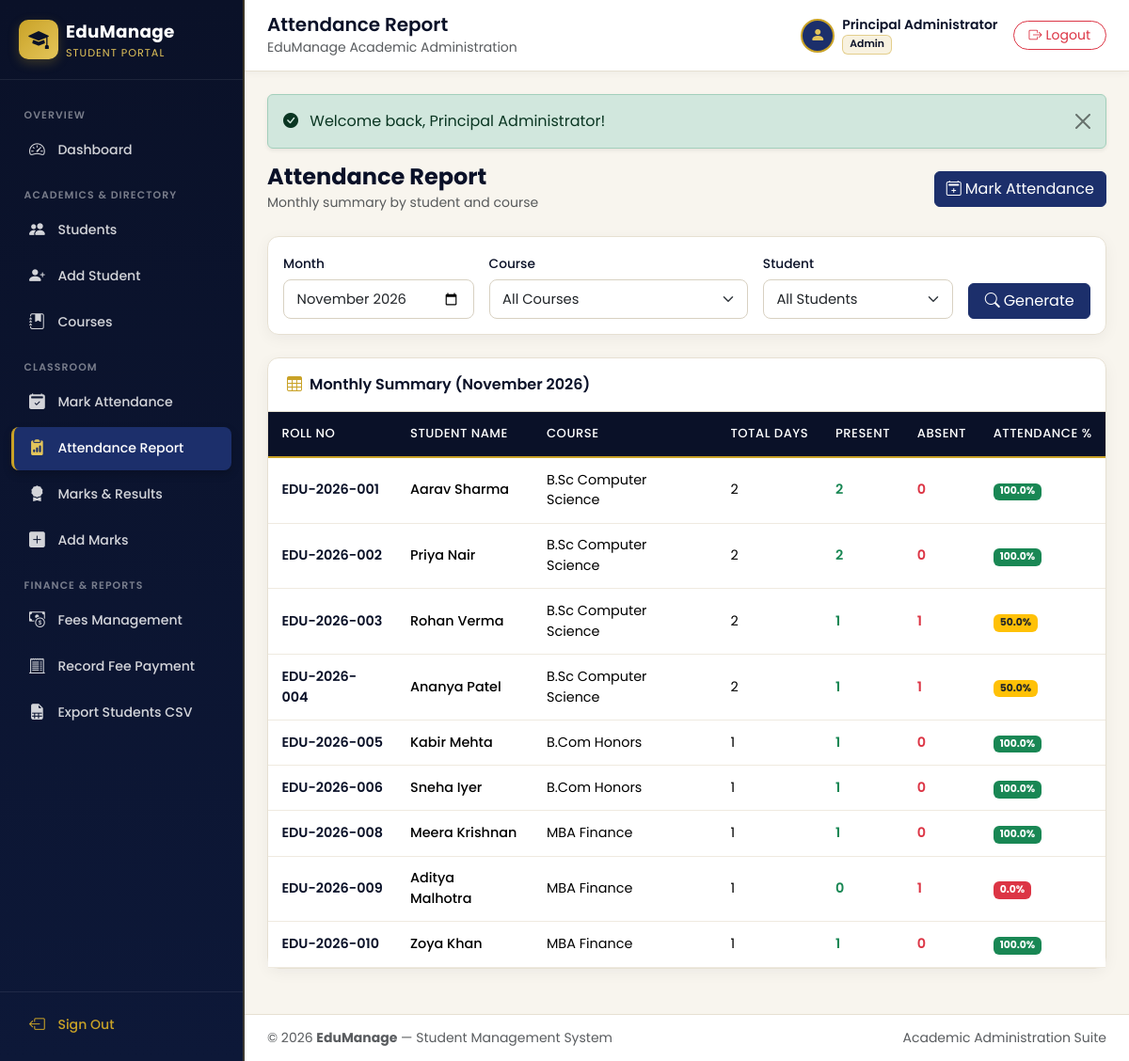
The app's page /attendance/report.php (signed in) with its own data.
### tables this page shows
CREATE TABLE `students` (
  `id` INT UNSIGNED NOT NULL AUTO_INCREMENT,
  `roll_no` VARCHAR(30) NOT NULL,
  `full_name` VARCHAR(120) NOT NULL,
  `father_name` VARCHAR(120) NOT NULL,
  `email` VARCHAR(120) NOT NULL,
  `phone` VARCHAR(20) NOT NULL,
  `gender` ENUM('Male', 'Female', 'Other') NOT NULL,
  `dob` DATE NOT NULL,
  `address` TEXT NOT NULL,
  `course_id` INT UNSIGNED NOT NULL,
  `admission_date` DATE NOT NULL,
  `photo` VARCHAR(255) DEFAULT NULL,
  `status` ENUM('Active', 'Inactive') NOT NULL DEFAULT 'Active',
  `created_at` TIMESTAMP NOT NULL DEFAULT CURRENT_TIMESTAMP,
  PRIMARY KEY (`id`),
  UNIQUE KEY `uq_students_roll_no` (`roll_no`),
  UNIQUE KEY `uq_students_email` (`email`),
  KEY `idx_students_course` (`course_id`),
  CONSTRAINT `fk_students_course`
    FOREIGN KEY (`course_id`) REFERENCES `courses` (`id`)
    ON DELETE RESTRICT ON UPDATE CASCADE
);

CREATE TABLE `courses` (
  `id` INT UNSIGNED NOT NULL AUTO_INCREMENT,
  `course_name` VARCHAR(120) NOT NULL,
  `course_code` VARCHAR(30) NOT NULL,
  `duration` VARCHAR(50) NOT NULL,
  `fees` DECIMAL(10, 2) NOT NULL DEFAULT 0.00,
  `created_at` TIMESTAMP NOT NULL DEFAULT CURRENT_TIMESTAMP,
  PRIMARY KEY (`id`),
  UNIQUE KEY `uq_courses_code` (`course_code`)
);

### config/db.php (called while the page is built, shortened)
<?php
function e(?string $value): string
{
    return htmlspecialchars((string) $value, ENT_QUOTES | ENT_SUBSTITUTE, 'UTF-8');
}
function url(string $path = ''): string
{
    $cleanPath = ltrim($path, '/');
    return ($cleanPath === '') ? (BASE_URL === '' ? '/' : BASE_URL . '/') : BASE_URL . '/' . $cleanPath;
}

### attendance/report.php (the view, shortened to what this page needs)
<?php
require_once dirname(__DIR__) . '/includes/auth_check.php';
$month      = trim($_GET['month'] ?? date('Y-m'));
$where  = ["DATE_FORMAT(a.attendance_date, '%Y-%m') = ?"];
$params = [$month];
$where_sql = 'WHERE ' . implode(' AND ', $where);
$summary_stmt = $pdo->prepare("
    SELECT
        s.id, s.roll_no, s.full_name, c.course_name,
        COUNT(a.id) AS total_days,
        SUM(CASE WHEN a.status = 'Present' THEN 1 ELSE 0 END) AS present_days,
        SUM(CASE WHEN a.status = 'Absent' THEN 1 ELSE 0 END) AS absent_days
    FROM students s
    INNER JOIN courses c ON s.course_id = c.id
    INNER JOIN attendance a ON a.student_id = s.id
    {$where_sql}
    GROUP BY s.id, s.roll_no, s.full_name, c.course_name
    ORDER BY s.roll_no ASC
");
$summary_stmt->execute($params);
$summary_rows = $summary_stmt->fetchAll();
include dirname(__DIR__) . '/includes/header.php';
?>
<div class="d-flex flex-wrap justify-content-between align-items-center gap-2 mb-4">
    <div>
        <h4 class="fw-bold text-navy mb-0">Attendance Report</h4>
        <small class="text-muted">Monthly summary by student and course</small>
    </div>
    <a href="<?= e(url('attendance/mark.php')) ?>" class="btn btn-royal">
        <i class="bi bi-calendar2-plus me-1"></i>Mark Attendance
    </a>
</div>
<div class="royal-card p-3 mb-4">
    <form method="GET" action="<?= e(url('attendance/report.php')) ?>" class="row g-3 align-items-end">
        <div class="col-md-3">
            <label class="form-label">Month</label>
            <input type="month" name="month" class="form-control" value="<?= e($month) ?>">
        </div>
        <div class="col-md-4">
            <label class="form-label">Course</label>
            <select name="course_id" class="form-select">
                <option value="">All Courses</option>
            </select>
        </div>
        <div class="col-md-3">
            <label class="form-label">Student</label>
            <select name="student_id" class="form-select">
                <option value="">All Students</option>
            </select>
        </div>
        <div class="col-md-2">
            <button type="submit" class="btn btn-royal w-100"><i class="bi bi-search me-1"></i>Generate</button>
        </div>
    </form>
</div>
<div class="royal-card mb-4">
    <div class="card-header">
        <i class="bi bi-table text-gold me-2"></i>Monthly Summary (<?= e(date('F Y', strtotime($month . '-01'))) ?>)
    </div>
    <div class="card-body p-0">
        <div class="table-responsive">
            <table class="table table-royal table-hover mb-0">
                <thead>
                    <tr>
                        <th>Roll No</th>
                        <th>Student Name</th>
                        <th>Course</th>
                        <th>Total Days</th>
                        <th>Present</th>
                        <th>Absent</th>
                        <th>Attendance %</th>
                    </tr>
                </thead>
                <tbody>
                    <?php if (empty($summary_rows)): ?>
                        <tr>
                            <td colspan="7" class="text-center text-muted py-5">No attendance records found for the selected filters.</td>
                        </tr>
                    <?php else: ?>
                        <?php foreach ($summary_rows as $row): ?>
                            <?php
                            $total = (int) $row['total_days'];
                            $pres  = (int) $row['present_days'];
                            $pct   = $total > 0 ? round(($pres / $total) * 100, 1) : 0.0;
                            ?>
                            <tr>
                                <td class="fw-semibold text-navy"><?= e($row['roll_no']) ?></td>
                                <td class="fw-medium"><?= e($row['full_name']) ?></td>
                                <td><?= e($row['course_name']) ?></td>
                                <td><?= $total ?></td>
                                <td class="text-success fw-semibold"><?= $pres ?></td>
                                <td class="text-danger fw-semibold"><?= (int) $row['absent_days'] ?></td>
                                <td>
                                    <span class="badge <?= $pct >= 75 ? 'bg-success' : ($pct >= 50 ? 'bg-warning text-dark' : 'bg-danger') ?>">
                                        <?= e(number_format($pct, 1)) ?>%
                                    </span>
                                </td>
                            </tr>
                        <?php endforeach; ?>
                    <?php endif; ?>
                </tbody>
            </table>
        </div>
    </div>
</div>
<?php include dirname(__DIR__) . '/includes/footer.php'; ?>

### assets/css/style.css (style rules this page uses)
:root { --navy: #0a1128; --navy-light: #131f44; --royal: #1c2f6b; --royal-hover: #253d88; --gold: #c9a227; --gold-light: #e4c55a; --gold-soft: rgba(201, 162, 39, 0.14); --offwhite: #f8f5ee; --surface: #ffffff; --text-main: #1b2238; --text-muted: #647087; --border-color: #e6e0d2; --sidebar-width: 260px; --transition-speed: 0.25s; }
body { font-family: 'Poppins', sans-serif; background-color: var(--offwhite); color: var(--text-main); margin: 0; overflow-x: hidden; }
.text-navy { color: var(--navy) !important; }
.text-gold { color: var(--gold) !important; }
.btn-royal { background-color: var(--royal); border-color: var(--royal); color: #fff; transition: all var(--transition-speed) ease; }
.royal-card { background-color: var(--surface); border: 1px solid var(--border-color); border-radius: 12px; box-shadow: 0 4px 16px rgba(10, 17, 40, 0.05); }
.royal-card .card-header { background-color: transparent; border-bottom: 1px solid var(--border-color); padding: 1rem 1.25rem; font-weight: 600; color: var(--navy); }
.form-control, .form-select { border-color: #d8d1c2; border-radius: 8px; padding: 0.55rem 0.85rem; font-size: 0.92rem; transition: border-color 0.2s ease, box-shadow 0.2s ease; }
.form-label { font-weight: 500; font-size: 0.86rem; color: var(--navy); margin-bottom: 0.35rem; }
.table-royal thead th { background-color: var(--navy); color: #ffffff; font-weight: 500; font-size: 0.82rem; text-transform: uppercase; letter-spacing: 0.5px; border-bottom: 2px solid var(--gold); padding: 0.85rem 0.9rem; white-space: nowrap; }
.table-royal tbody td { vertical-align: middle; padding: 0.8rem 0.9rem; font-size: 0.9rem; border-color: #efeae0; }

### records on screen
students: roll_no "EDU-2026-001", full_name "Aarav Sharma", course.course_name "B.Sc Computer Science", total "2", pres "2", absent_days "0", pct "100.0"
students: roll_no "EDU-2026-002", full_name "Priya Nair", course.course_name "B.Sc Computer Science", total "2", pres "2", absent_days "0", pct "100.0"
students: roll_no "EDU-2026-003", full_name "Rohan Verma", course.course_name "B.Sc Computer Science", total "2", pres "1", absent_days "1", pct "50.0"
students: roll_no "EDU-2026-004", full_name "Ananya Patel", course.course_name "B.Sc Computer Science", total "2", pres "1", absent_days "1", pct "50.0"
students: roll_no "EDU-2026-005", full_name "Kabir Mehta", course.course_name "B.Com Honors", total "1", pres "1", absent_days "0", pct "100.0"
students: roll_no "EDU-2026-006", full_name "Sneha Iyer", course.course_name "B.Com Honors", total "1", pres "1", absent_days "0", pct "100.0"
students: roll_no "EDU-2026-008", full_name "Meera Krishnan", course.course_name "MBA Finance", total "1", pres "1", absent_days "0", pct "100.0"
students: roll_no "EDU-2026-009", full_name "Aditya Malhotra", course.course_name "MBA Finance", total "1", pres "0", absent_days "1", pct "0.0"
students: roll_no "EDU-2026-010", full_name "Zoya Khan", course.course_name "MBA Finance", total "1", pres "1", absent_days "0", pct "100.0"

### other values on screen
APP_NAME "EduManage"
$page_title "Attendance Report"
$current_user "Principal Administrator"
$current_role "Admin"
$flash['message'] "Welcome back, Principal Administrator!"
date('F Y', strtotime($month . '-01')) "November 2026"
